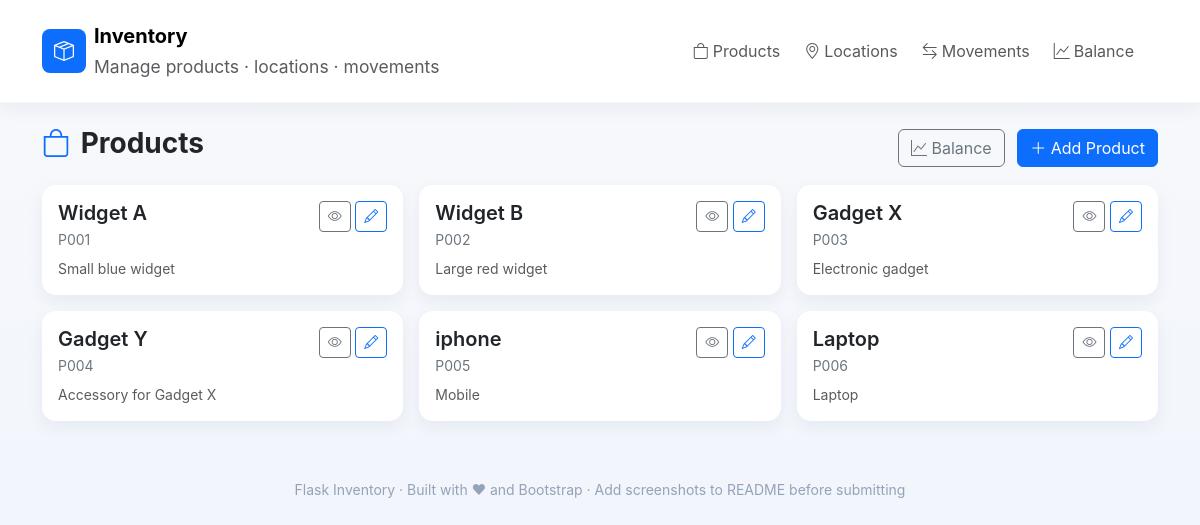
Page /products on the committed database.
### app.py (models this page shows, shortened)
class Product(db.Model):
    product_id = db.Column(db.String(50), primary_key=True)
    name = db.Column(db.String(200), nullable=False)
    description = db.Column(db.String(500))

### app.py (the view)
@app.route('/products')
def products():
    items = Product.query.all()
    return render_template('products.html', products=items)

### templates/products.html
{% extends "base.html" %}
{% block content %}
  <div class="d-flex justify-content-between align-items-center mb-3">
    <h3 class="fw-bold"><i class="bi bi-bag me-1 text-primary"></i> Products</h3>
    <div>
      <a class="btn btn-outline-secondary me-2" href="{{ url_for('balance') }}"><i class="bi bi-graph-up"></i> Balance</a>
      <a class="btn btn-primary" href="{{ url_for('add_product') }}"><i class="bi bi-plus-lg"></i> Add Product</a>
    </div>
  </div>
  <div class="row g-3">
    {% for p in products %}
      <div class="col-12 col-md-4">
        <div class="card p-3 h-100">
          <div class="d-flex justify-content-between">
            <div>
              <h5 class="fw-semibold mb-1">{{ p.name }}</h5>
              <div class="small muted mb-2">{{ p.product_id }}</div>
              <div class="text-muted small">{{ p.description or 'No description provided' }}</div>
            </div>
            <div class="text-end">
              <a href="{{ url_for('view_product', product_id=p.product_id) }}" class="btn btn-sm btn-outline-secondary mb-1"><i class="bi bi-eye"></i></a>
              <a href="{{ url_for('edit_product', product_id=p.product_id) }}" class="btn btn-sm btn-outline-primary mb-1"><i class="bi bi-pencil"></i></a>
            </div>
          </div>
        </div>
      </div>
    {% else %}
      <div class="col-12">
        <div class="card p-3 text-muted">No products yet. Click <a href="{{ url_for('add_product') }}">Add Product</a>.</div>
      </div>
    {% endfor %}
  </div>
{% endblock %}

### templates/base.html (style rules this page uses)
:root { --accent: #2563eb; --muted: #6c757d; --card-radius: 14px; }
html,body { height:100%; }
body { background: linear-gradient(180deg, #f8f9fc 0%, #eef3fb 100%); font-family: Inter, system-ui, -apple-system, "Segoe UI", Roboto, "Helvetica Neue", Arial; }
.card { border: none; border-radius: var(--card-radius); box-shadow: 0 6px 18px rgba(18, 40, 71, 0.06); }
.muted { color: var(--muted); }

### rows in the picture
Product: name "Widget A", product_id "P001", description "Small blue widget"
Product: name "Widget B", product_id "P002", description "Large red widget"
Product: name "Gadget X", product_id "P003", description "Electronic gadget"
Product: name "Gadget Y", product_id "P004", description "Accessory for Gadget X"
Product: name "iphone", product_id "P005", description "Mobile"
Product: name "Laptop", product_id "P006", description "Laptop"
